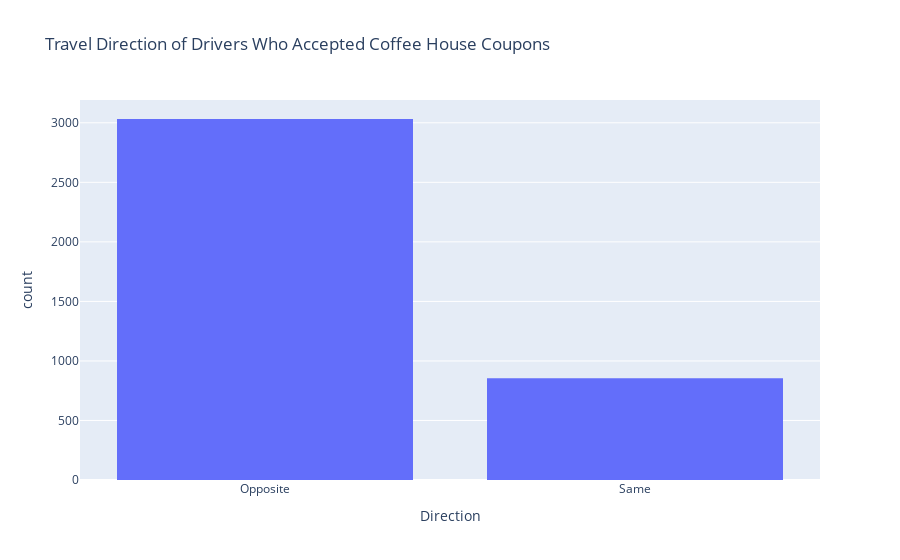

The notebook cell this image was saved under:
### Code cell
fig_age = px.histogram(coffee_house_coupon_accepted, x='direction_same', nbins=10, title='Travel Direction of Drivers Who Accepted Coffee House Coupons',
                       labels={'direction_same': 'Direction'})

fig_age.show()

# Adding Image if Plotly did not load

display(Image(filename='images/Travel Direction of Drivers Who Accepted Coffee House Coupons.png'))

### Figure 1 — Plotly figure (JSON) as saved in the notebook; plotly's stock layout.template omitted (floating-point values rounded to 4 significant figures; data arrays with more than 128 entries replaced by an {"elided": "..."} marker saying what was removed)
{"data": [{"alignmentgroup": "True", "bingroup": "x", "hovertemplate": "Direction=%{x}<br>count=%{y}<extra></extra>", "legendgroup": "", "marker": {"color": "#636efa", "pattern": {"shape": ""}}, "name": "", "nbinsx": 10, "offsetgroup": "", "orientation": "v", "showlegend": false, "type": "histogram", "x": {"elided": "3887 str values"}, "xaxis": "x", "yaxis": "y"}], "layout": {"barmode": "relative", "legend": {"tracegroupgap": 0}, "title": {"text": "Travel Direction of Drivers Who Accepted Coffee House Coupons"}, "xaxis": {"anchor": "y", "domain": [0, 1], "title": {"text": "Direction"}}, "yaxis": {"anchor": "x", "domain": [0, 1], "title": {"text": "count"}}}}
